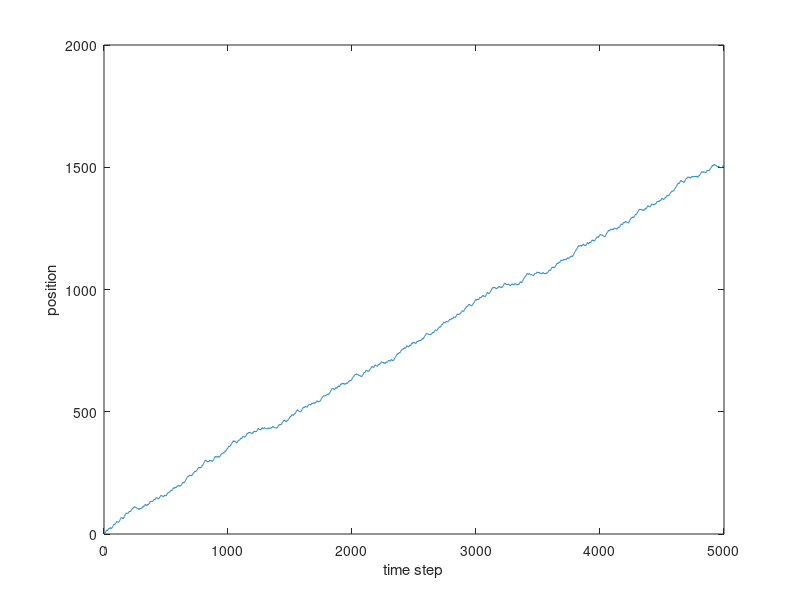
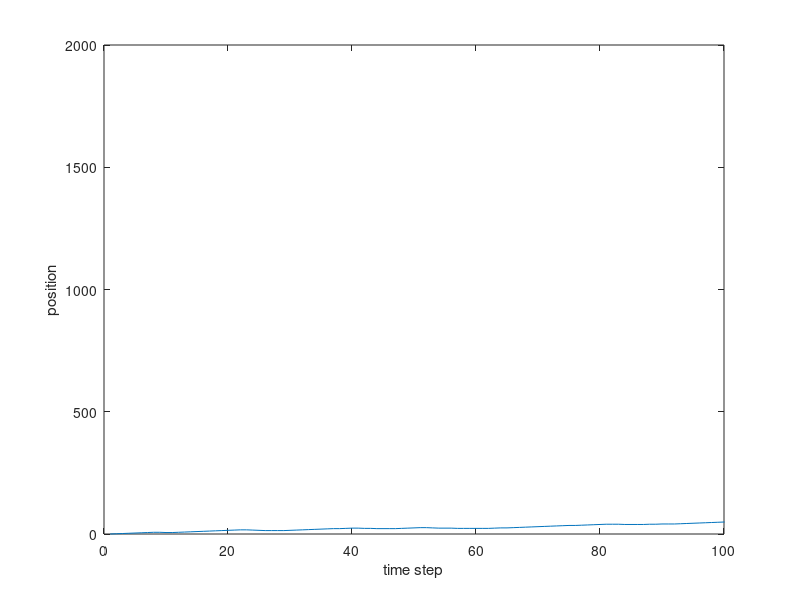

MATLAB code for these plots, in order:
% runandtumble.m: Simulates a run-and-tumble chemotaxis.

totaltime = 5000; % total number of steps of simulation
pos = zeros(1,5000); % array that holds all position values
dir = 1; % current direction of movement
lastconcs = [0,0,0,0]; % memory of the last four concentrations
for t = 2:totaltime        
    % update concentration memory
    lastconcs(1) = [];
    % linear gradient where c=x
    lastconcs = [lastconcs,pos(t-1)];

    % decide to run or tumble
    run = false;
    if (lastconcs(end) > lastconcs(1))
        if (rand < 0.75) % run with prob 0.75
            run = true;
        end
    elseif (lastconcs(end) == lastconcs(1))
        if (rand < 0.5) % run with prob 0.5
            run = true;
        end
    else
        if (rand < 0.25) % run with prob 0.25
            run = true;
        end
    end

    % run or tumble
    if (run)
        pos(t) = pos(t-1) + dir;
    else
        if (rand < 0.5)
            dir = -dir;
        end
        pos(t) = pos(t-1);
    end
end

% full plot
plot(1:numel(pos),pos);
set(gcf,'color','w');
xlabel("time step");
ylabel("position");
saveas(gcf,"runandtumble_fullplot.png");
% zoomed in
plot(1:numel(pos),pos);
xlim([0,100]);
set(gcf,'color','w');
xlabel("time step");
ylabel("position");
saveas(gcf,"runandtumble_zoomed.png");
